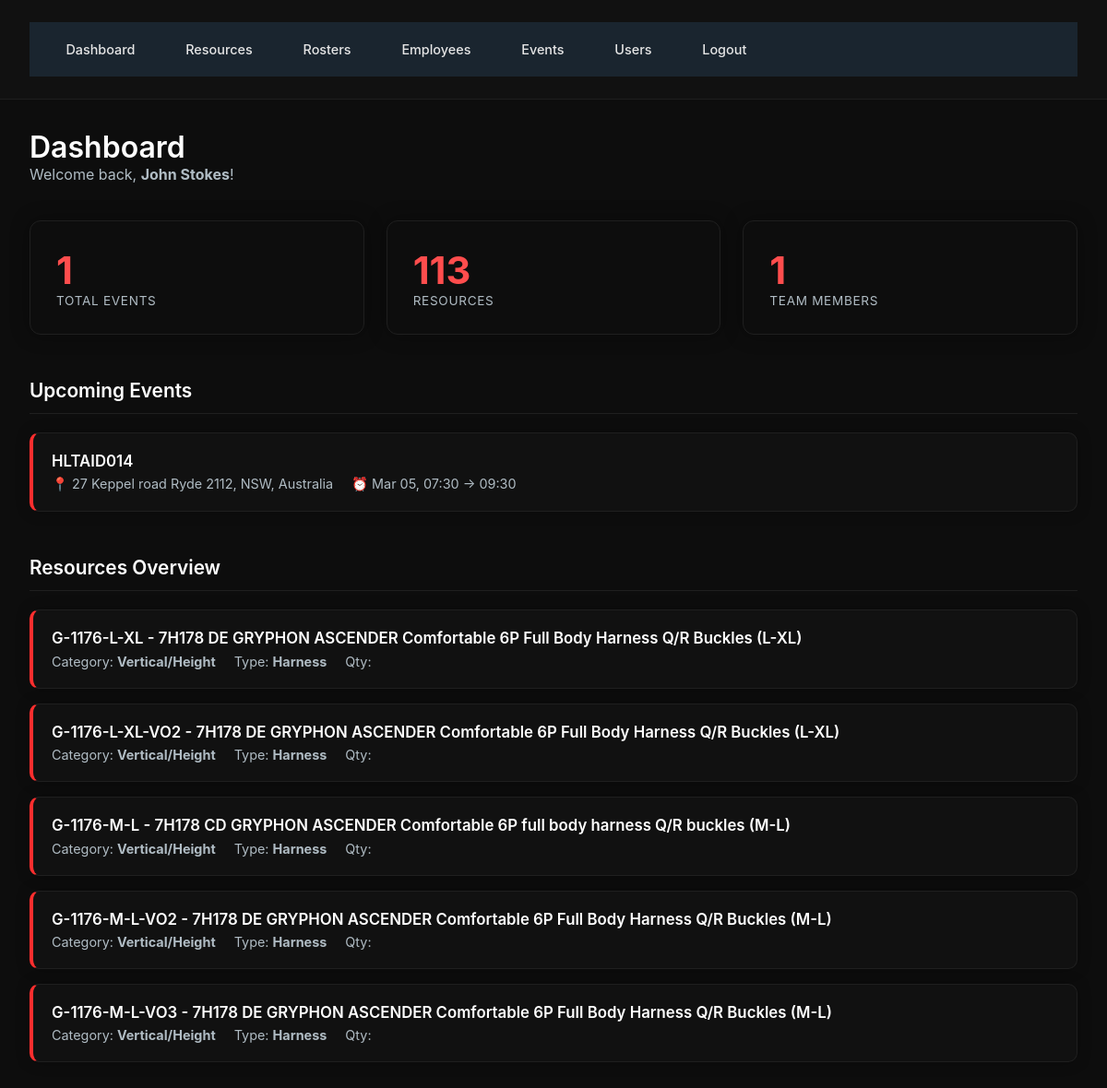
/ (signed in), run on an earlier commit of the app's database.
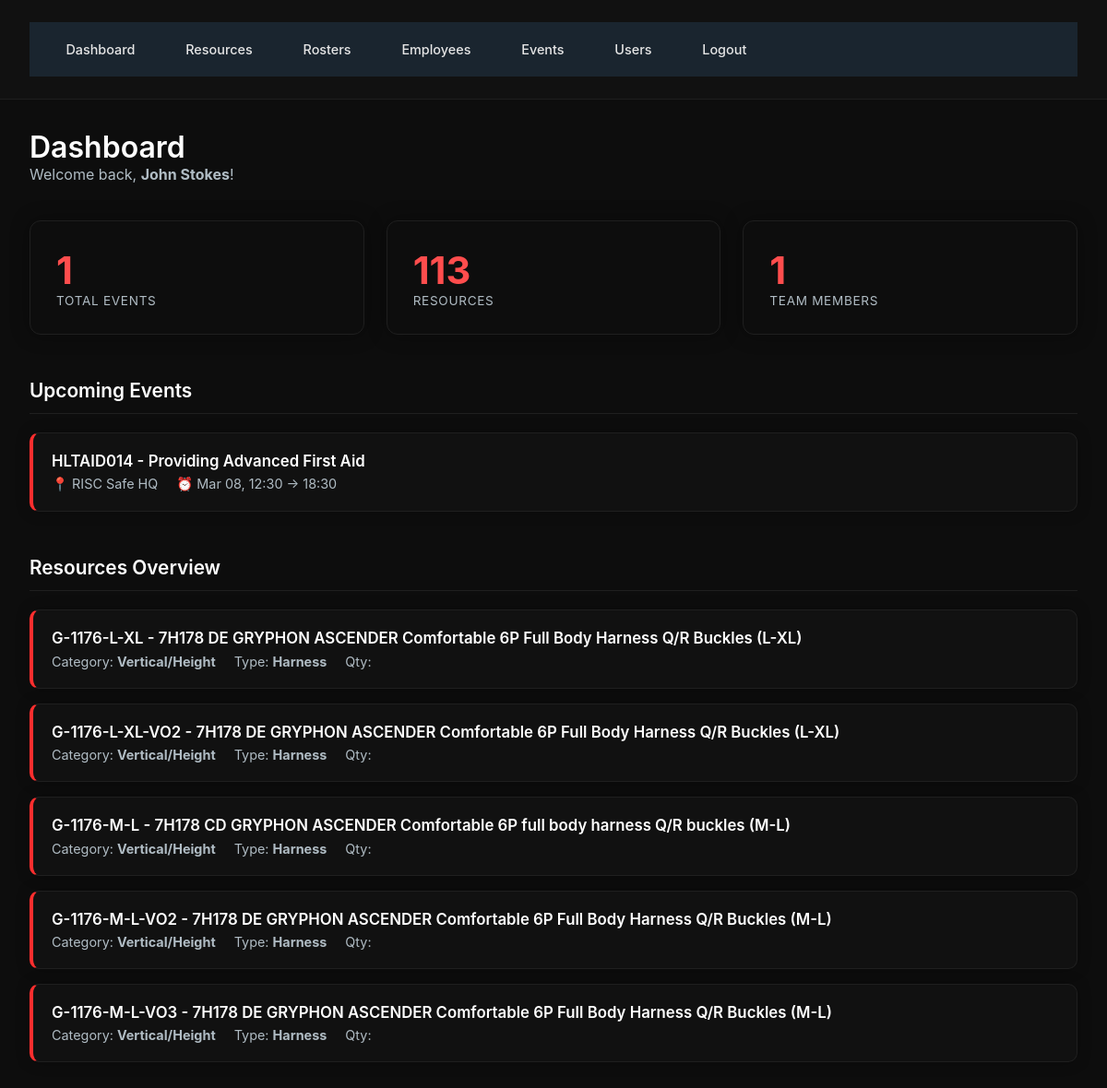
And on a later commit of the database.
### Database.py (models this page shows)
class Event(db.Model):
    id = db.Column(db.Integer, primary_key=True)
    title = db.Column(db.String(200))
    location = db.Column(db.String(200))
    start_time = db.Column(db.DateTime)
    end_time = db.Column(db.DateTime)
    setup_minutes = db.Column(db.Integer, default=0)
    packup_minutes = db.Column(db.Integer, default=0)
    employees = db.relationship("Employee", secondary=event_employee, cascade="all, delete", passive_deletes=True)
    resources = db.relationship("Resource", secondary=event_resource, cascade="all, delete", passive_deletes=True)

### app.py (the view)
    @app.route('/')
    @login_required
    def index():
        events = Event.query.all()
        resources = Resource.query.all()
        employees = Employee.query.all()
        return render_template('index.html', events=events, resources=resources, employees=employees)

### Templates/index.html (shortened to what this page needs)
{% extends "base.html" %}
{% block content %}
<div class="dashboard-header">
  <div>
    <h2 class="dashboard-title">Dashboard</h2>
    <p class="welcome-text">Welcome back, <strong>{{ current_user.username }}</strong>!</p>
  </div>
</div>
<div class="stats-grid">
  <div class="stat-card">
    <div class="stat-value">{{ events|length }}</div>
    <div class="stat-label">Total Events</div>
  </div>
  <div class="stat-card">
    <div class="stat-value">{{ resources|length }}</div>
    <div class="stat-label">Resources</div>
  </div>
  <div class="stat-card">
    <div class="stat-value">{{ employees|length }}</div>
    <div class="stat-label">Team Members</div>
  </div>
</div>
<div class="dashboard-section">
  <h3 class="section-title">Upcoming Events</h3>
  {% if events %}
    <div class="events-list">
      {% for e in events[:5] %}
        <div class="event-card">
          <div class="event-title">{{ e.title }}</div>
          <div class="event-details">
            <span class="event-location">📍 {{ e.location }}</span>
            <span class="event-time">⏰ {{ e.start_time.strftime('%b %d, %H:%M') if e.start_time else 'N/A' }} → {{ e.end_time.strftime('%H:%M') if e.end_time else 'N/A' }}</span>
          </div>
        </div>
      {% endfor %}
    </div>
  {% else %}
    <div class="empty-state">
      No events scheduled. <a href="{{ url_for('events') }}">Create one</a>
    </div>
  {% endif %}
</div>
<div class="dashboard-section">
  <h3 class="section-title">Resources Overview</h3>
  {% if resources %}
    <div class="resources-list">
      {% for r in resources[:5] %}
        <div class="resource-card">
          <div class="resource-title">{{ r.item_code }} - {{ r.description }}</div>
          <div class="resource-details">
            <span>Category: <strong>{{ r.category }}</strong></span>
            <span>Type: <strong>{{ r.type }}</strong></span>
            <span>Qty: <strong>{{ r.quantity }}</strong></span>
          </div>
        </div>
      {% endfor %}
    </div>
  {% else %}
    <div class="empty-state">
      No resources added yet. <a href="{{ url_for('resources') }}">Add one</a>
    </div>
  {% endif %}
</div>
{% endblock %}

What changed in the data, as far as the page shows it:
removed Event: title "HLTAID014", location "27 Keppel road Ryde 2112, NSW, Australia", start_time "Mar 05, 07:30", end_time "09:30"
added Event: title "HLTAID014 - Providing Advanced First Aid", location "RISC Safe HQ", start_time "Mar 08, 12:30", end_time "18:30"
